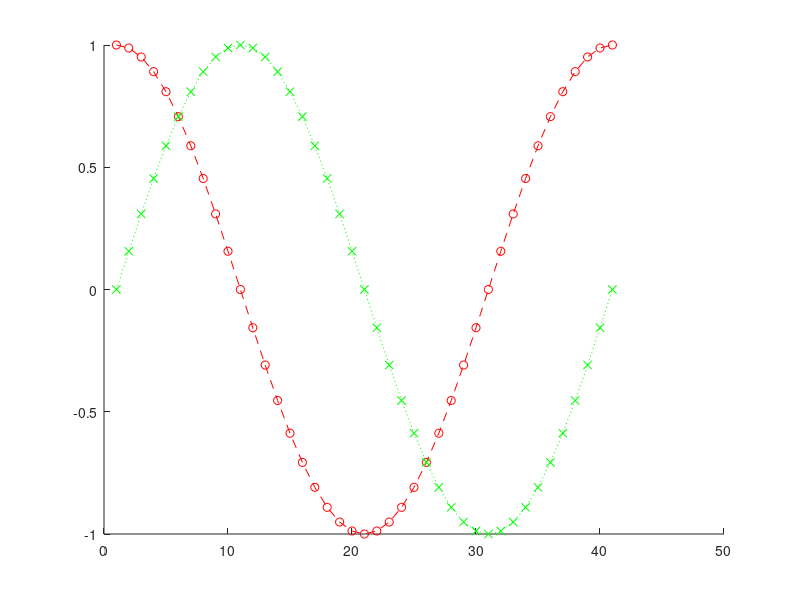

Write MATLAB code to recreate this figure.
hold  on %让两个曲线结果显示在同一个图里面
plot(cos(0:pi/20:2*pi),'--or');
plot(sin(0:pi/20:2*pi),'xg:');
hold off
